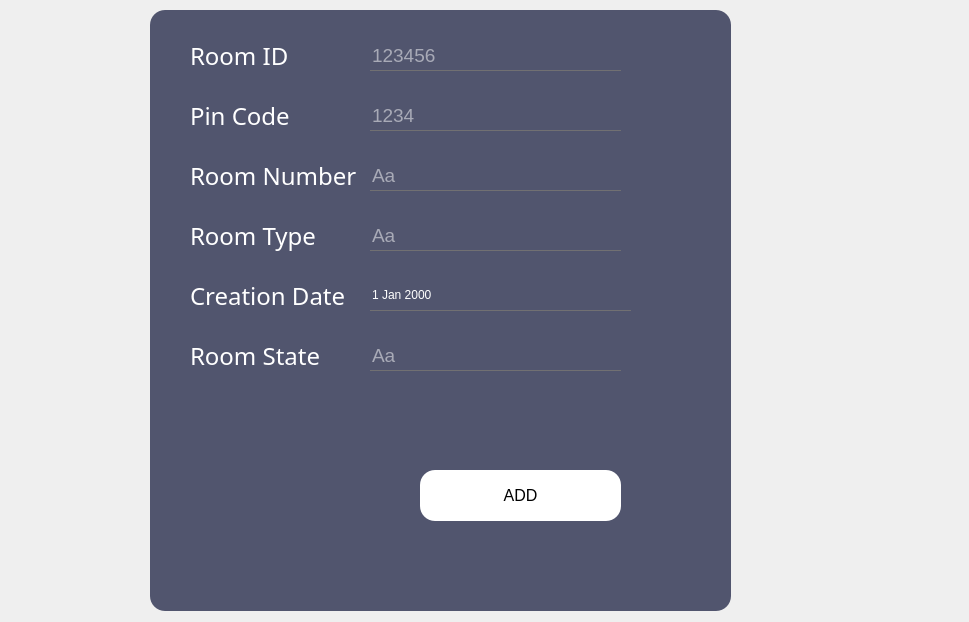
<?xml version="1.0" encoding="UTF-8"?>
<ui version="4.0">
 <class>add</class>
 <widget class="QDialog" name="add">
  <property name="geometry">
   <rect>
    <x>0</x>
    <y>0</y>
    <width>969</width>
    <height>622</height>
   </rect>
  </property>
  <property name="windowTitle">
   <string>Dialog</string>
  </property>
  <property name="styleSheet">
   <string notr="true">*{
background:url(C:/Users/hedi2/downloads/hamer.jpg)
}</string>
  </property>
  <widget class="QFrame" name="add_room">
   <property name="geometry">
    <rect>
     <x>150</x>
     <y>10</y>
     <width>581</width>
     <height>601</height>
    </rect>
   </property>
   <property name="styleSheet">
    <string notr="true">QFrame
{
	background:#51556e;
    border-radius:15px;
}</string>
   </property>
   <property name="frameShape">
    <enum>QFrame::StyledPanel</enum>
   </property>
   <property name="frameShadow">
    <enum>QFrame::Raised</enum>
   </property>
   <widget class="QPushButton" name="ADD">
    <property name="geometry">
     <rect>
      <x>270</x>
      <y>460</y>
      <width>201</width>
      <height>51</height>
     </rect>
    </property>
    <property name="font">
     <font>
      <pointsize>12</pointsize>
     </font>
    </property>
    <property name="styleSheet">
     <string notr="true">*{
color:black;
border-radius: 15px;
background:white
;
}

*:hover
{
	color:white;
	border-radius:15px;
	background:#303030;
}</string>
    </property>
    <property name="text">
     <string>ADD</string>
    </property>
    <property name="icon">
     <iconset>
      <normaloff>../../../../../Downloads/plus.png</normaloff>../../../../../Downloads/plus.png</iconset>
    </property>
    <property name="iconSize">
     <size>
      <width>20</width>
      <height>20</height>
     </size>
    </property>
   </widget>
   <widget class="QLineEdit" name="LRI">
    <property name="geometry">
     <rect>
      <x>220</x>
      <y>30</y>
      <width>251</width>
      <height>31</height>
     </rect>
    </property>
    <property name="font">
     <font>
      <pointsize>14</pointsize>
     </font>
    </property>
    <property name="acceptDrops">
     <bool>true</bool>
    </property>
    <property name="styleSheet">
     <string notr="true">*{
background:transparent;
border:none;
color:white;
border-bottom:1px solid #717072;
}</string>
    </property>
    <property name="inputMask">
     <string/>
    </property>
    <property name="text">
     <string/>
    </property>
    <property name="maxLength">
     <number>32767</number>
    </property>
    <property name="echoMode">
     <enum>QLineEdit::Normal</enum>
    </property>
    <property name="placeholderText">
     <string>123456</string>
    </property>
   </widget>
   <widget class="QLabel" name="RID">
    <property name="geometry">
     <rect>
      <x>40</x>
      <y>20</y>
      <width>121</width>
      <height>51</height>
     </rect>
    </property>
    <property name="styleSheet">
     <string notr="true">*{
    font-family:century gothic;
    font-size:24px;
	color:white;
}

</string>
    </property>
    <property name="text">
     <string>Room ID</string>
    </property>
   </widget>
   <widget class="QLabel" name="pc">
    <property name="geometry">
     <rect>
      <x>40</x>
      <y>80</y>
      <width>111</width>
      <height>51</height>
     </rect>
    </property>
    <property name="styleSheet">
     <string notr="true">*{
    font-family:century gothic;
    font-size:24px;
	color:white;
}

</string>
    </property>
    <property name="text">
     <string>Pin Code</string>
    </property>
   </widget>
   <widget class="QLineEdit" name="LCP">
    <property name="geometry">
     <rect>
      <x>220</x>
      <y>90</y>
      <width>251</width>
      <height>31</height>
     </rect>
    </property>
    <property name="font">
     <font>
      <pointsize>14</pointsize>
     </font>
    </property>
    <property name="acceptDrops">
     <bool>true</bool>
    </property>
    <property name="styleSheet">
     <string notr="true">*{
background:transparent;
border:none;
color:white;
border-bottom:1px solid #717072;
}</string>
    </property>
    <property name="inputMask">
     <string/>
    </property>
    <property name="text">
     <string/>
    </property>
    <property name="maxLength">
     <number>32767</number>
    </property>
    <property name="echoMode">
     <enum>QLineEdit::Normal</enum>
    </property>
    <property name="placeholderText">
     <string>1234</string>
    </property>
   </widget>
   <widget class="QLabel" name="RN">
    <property name="geometry">
     <rect>
      <x>40</x>
      <y>140</y>
      <width>181</width>
      <height>51</height>
     </rect>
    </property>
    <property name="styleSheet">
     <string notr="true">*{
    font-family:century gothic;
    font-size:24px;
	color:white;
}

</string>
    </property>
    <property name="text">
     <string>Room Number</string>
    </property>
   </widget>
   <widget class="QLineEdit" name="LRN">
    <property name="geometry">
     <rect>
      <x>220</x>
      <y>150</y>
      <width>251</width>
      <height>31</height>
     </rect>
    </property>
    <property name="font">
     <font>
      <pointsize>14</pointsize>
     </font>
    </property>
    <property name="acceptDrops">
     <bool>true</bool>
    </property>
    <property name="styleSheet">
     <string notr="true">*{
background:transparent;
border:none;
color:white;
border-bottom:1px solid #717072;
}</string>
    </property>
    <property name="inputMask">
     <string/>
    </property>
    <property name="text">
     <string/>
    </property>
    <property name="maxLength">
     <number>32767</number>
    </property>
    <property name="echoMode">
     <enum>QLineEdit::Normal</enum>
    </property>
    <property name="placeholderText">
     <string>Aa</string>
    </property>
   </widget>
   <widget class="QLabel" name="RT">
    <property name="geometry">
     <rect>
      <x>40</x>
      <y>200</y>
      <width>151</width>
      <height>51</height>
     </rect>
    </property>
    <property name="styleSheet">
     <string notr="true">*{
    font-family:century gothic;
    font-size:24px;
	color:white;
}

</string>
    </property>
    <property name="text">
     <string>Room Type</string>
    </property>
   </widget>
   <widget class="QLineEdit" name="LRT">
    <property name="geometry">
     <rect>
      <x>220</x>
      <y>210</y>
      <width>251</width>
      <height>31</height>
     </rect>
    </property>
    <property name="font">
     <font>
      <pointsize>14</pointsize>
     </font>
    </property>
    <property name="acceptDrops">
     <bool>true</bool>
    </property>
    <property name="styleSheet">
     <string notr="true">*{
background:transparent;
border:none;
color:white;
border-bottom:1px solid #717072;
}</string>
    </property>
    <property name="inputMask">
     <string/>
    </property>
    <property name="text">
     <string/>
    </property>
    <property name="maxLength">
     <number>32767</number>
    </property>
    <property name="echoMode">
     <enum>QLineEdit::Normal</enum>
    </property>
    <property name="placeholderText">
     <string>Aa</string>
    </property>
   </widget>
   <widget class="QLabel" name="CD">
    <property name="geometry">
     <rect>
      <x>40</x>
      <y>260</y>
      <width>201</width>
      <height>51</height>
     </rect>
    </property>
    <property name="styleSheet">
     <string notr="true">*{
    font-family:century gothic;
    font-size:24px;
	color:white;
}

</string>
    </property>
    <property name="text">
     <string>Creation Date</string>
    </property>
   </widget>
   <widget class="QLabel" name="RS">
    <property name="geometry">
     <rect>
      <x>40</x>
      <y>320</y>
      <width>151</width>
      <height>51</height>
     </rect>
    </property>
    <property name="styleSheet">
     <string notr="true">*{
    font-family:century gothic;
    font-size:24px;
	color:white;
}

</string>
    </property>
    <property name="text">
     <string>Room State</string>
    </property>
   </widget>
   <widget class="QLineEdit" name="LRS">
    <property name="geometry">
     <rect>
      <x>220</x>
      <y>330</y>
      <width>251</width>
      <height>31</height>
     </rect>
    </property>
    <property name="font">
     <font>
      <pointsize>14</pointsize>
     </font>
    </property>
    <property name="acceptDrops">
     <bool>true</bool>
    </property>
    <property name="styleSheet">
     <string notr="true">*{
background:transparent;
border:none;
color:white;
border-bottom:1px solid #717072;
}</string>
    </property>
    <property name="inputMask">
     <string/>
    </property>
    <property name="text">
     <string/>
    </property>
    <property name="maxLength">
     <number>32767</number>
    </property>
    <property name="echoMode">
     <enum>QLineEdit::Normal</enum>
    </property>
    <property name="placeholderText">
     <string>Aa</string>
    </property>
   </widget>
   <widget class="QDateEdit" name="dateEdit">
    <property name="geometry">
     <rect>
      <x>220</x>
      <y>270</y>
      <width>261</width>
      <height>31</height>
     </rect>
    </property>
    <property name="styleSheet">
     <string notr="true">*{
background:transparent;
border:none;
color:white;
border-bottom:1px solid #717072;
}</string>
    </property>
   </widget>
   <zorder>ADD</zorder>
   <zorder>RID</zorder>
   <zorder>pc</zorder>
   <zorder>LRI</zorder>
   <zorder>LCP</zorder>
   <zorder>RN</zorder>
   <zorder>LRN</zorder>
   <zorder>RT</zorder>
   <zorder>LRT</zorder>
   <zorder>CD</zorder>
   <zorder>RS</zorder>
   <zorder>LRS</zorder>
   <zorder>dateEdit</zorder>
  </widget>
 </widget>
 <resources/>
 <connections/>
</ui>
